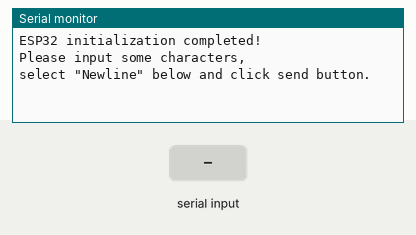
Recording of a program running on a simulated ESP32. Parts: the last lines printed to the serial monitor. The test bench sets the inputs (shaded band).

Above: at 1.2 s.
1.3 s: "1\n" received over Serial
At 1.9 s:
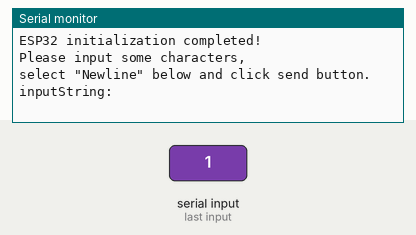
2.8 s: "0\n" received over Serial
At 4.0 s:
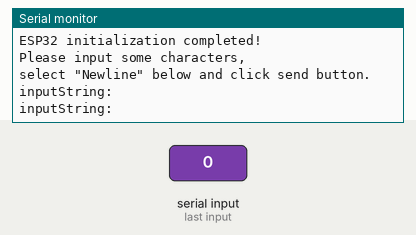
4.3 s: "2\n" received over Serial
At 5.4 s:
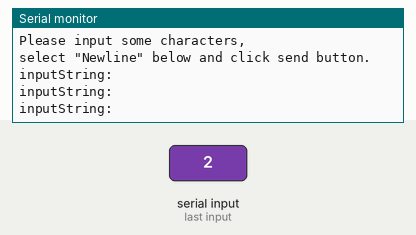

Measured:
- after the input at 1.3 s, the serial monitor: prints a new line at once (image 1)
- after the input at 2.8 s, the serial monitor: prints a new line at once (image 2)
- after the input at 4.3 s, the serial monitor: prints a new line at once (image 3)

The program:

main.cpp
```cpp
#include <Arduino.h>

/**********************************************************************
  Filename    : SerialRW
  Description : Use UART read and write data between ESP32 and PC.
  Auther      : www.freenove.com
  Modification: 2024/06/18
**********************************************************************/
String inputString = "";      //a String to hold incoming data
bool stringComplete = false;  // whether the string is complete

void setup() {
  Serial.begin(115200);
  Serial.println(String("\nESP32 initialization completed!\n")
                + String("Please input some characters,\n")
                + String("select \"Newline\" below and click send button. \n"));
}

void loop() {
  if (Serial.available()) {         // judge whether data has been received
    char inChar = Serial.read();         // read one character
    inputString += inChar;
    if (inChar == '\n') {
      stringComplete = true;
    }
  }
  if (stringComplete) {
    Serial.printf("inputString: %s \n", inputString);
    inputString = "";
    stringComplete = false;
  }
}
```
